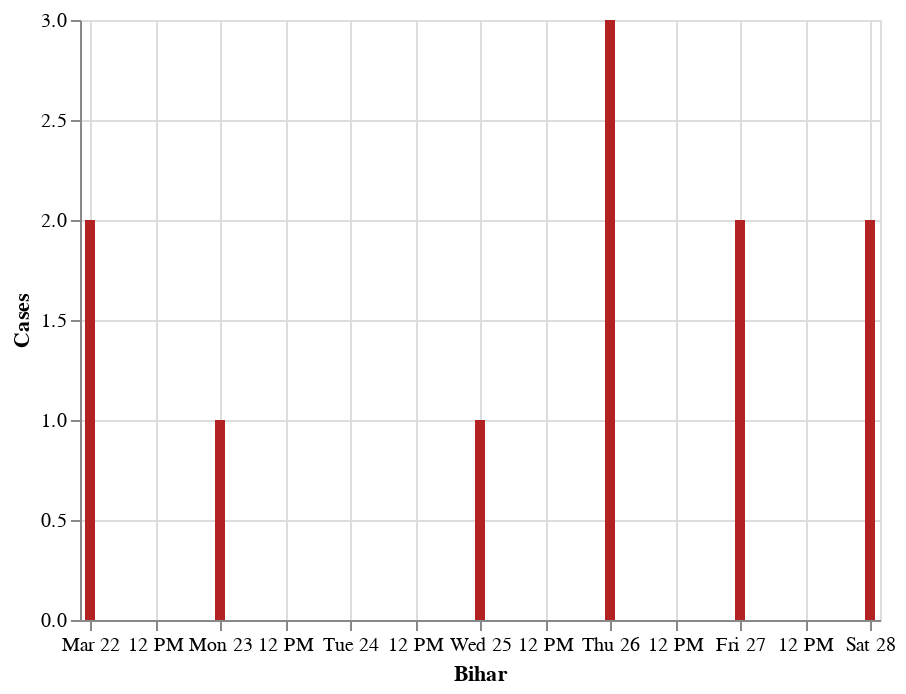

Source (notebook cell):
### Code cell
#hide_input

wb_df=graph_df.query("detected_state == 'Bihar'").reset_index()
wb_df=wb_df[["diagnosed_date",0]]
wb_df.rename(columns={0:'Cases'},inplace=True)
wb_df=wb_df.groupby("diagnosed_date").sum().reset_index()
#wb_df
alt.Chart(wb_df).mark_bar(color='firebrick').encode(
    alt.X('diagnosed_date', title='Bihar'),
    alt.Y('sum(Cases)', title='Cases')
).interactive()

### Figure 1 — Vega-Lite specification as saved in the notebook (floating-point values rounded to 4 significant figures)
{"config": {"view": {"continuousWidth": 400, "continuousHeight": 300}}, "data": {"name": "data-1c2a3b90a705555e0068f99e73d3d5b2"}, "mark": {"type": "bar", "color": "firebrick"}, "encoding": {"x": {"type": "temporal", "field": "diagnosed_date", "title": "Bihar"}, "y": {"type": "quantitative", "aggregate": "sum", "field": "Cases", "title": "Cases"}}, "selection": {"selector124": {"type": "interval", "bind": "scales", "encodings": ["x", "y"]}}, "$schema": "https://vega.github.io/schema/vega-lite/v4.8.1.json", "datasets": {"data-1c2a3b90a705555e0068f99e73d3d5b2": [{"diagnosed_date": "2020-03-22T00:00:00", "Cases": 2}, {"diagnosed_date": "2020-03-23T00:00:00", "Cases": 1}, {"diagnosed_date": "2020-03-25T00:00:00", "Cases": 1}, {"diagnosed_date": "2020-03-26T00:00:00", "Cases": 3}, {"diagnosed_date": "2020-03-27T00:00:00", "Cases": 2}, {"diagnosed_date": "2020-03-28T00:00:00", "Cases": 2}]}}
